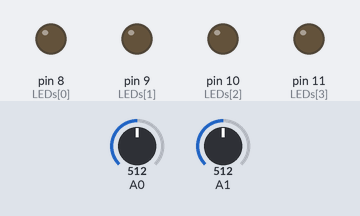
The sketch below on a simulated Arduino Uno, built with avr-gcc and run on an emulated ATmega328P. On the bench: output pins drawn as LEDs (lit = HIGH). The test bench sets the inputs (shaded band); at power-on: A1 = 512, A0 = 512.

Above: at 1.2 s.
1.3 s: A1 set to 413
2.8 s: A1 set to 391
At 4.0 s:
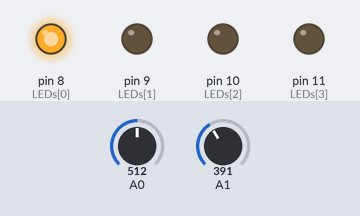
4.3 s: A0 set to 791
5.8 s: A0 set to 817
At 6.9 s:
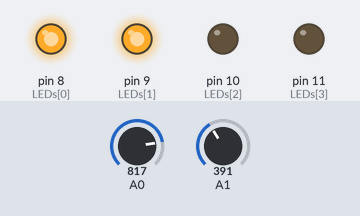
7.3 s: A1 set to 410
At 8.3 s:
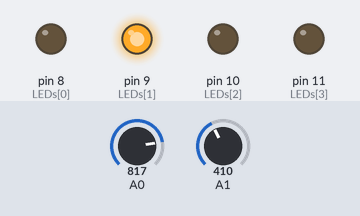
8.8 s: A0 set to 190
At 9.7 s:
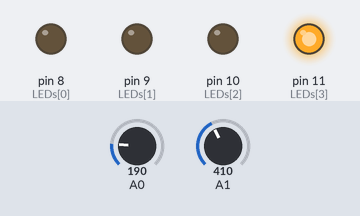
Timing chart, 0 to 11.3 s (numbered marks = the images above; inputs shaded):
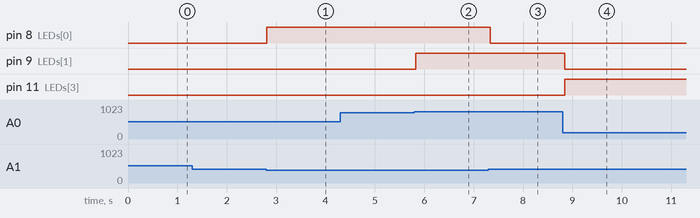

The sketch:

008.ino
```cpp
const byte LEDs[4] = {8, 9, 10, 11};

void setup() {
  pinMode(2, INPUT);
  digitalWrite(2, HIGH);
  for(byte i = 0; i < 4; i++)
    pinMode(LEDs[i], OUTPUT);
}

void loop() {
  int x = analogRead(A0);
  int y = analogRead(A1);

  for(byte i = 0; i < 4; i++)
    digitalWrite(LEDs[i], LOW);

  if(x > 800)
    digitalWrite(LEDs[1], HIGH);

  if(x < 200)
    digitalWrite(LEDs[3], HIGH);

  if(y > 1000)
    digitalWrite(LEDs[2], HIGH);

  if(y < 400)
    digitalWrite(LEDs[0], HIGH);

  delay(50);
}
```

Measured:
- the behaviour switches between 400 and 399 on A1 (found by bisection; images 0 and 1)
- the behaviour switches between 800 and 801 on A0 (found by bisection; images 1 and 2)
- after the input at 1.3 s, every drawn part: stays the same
- after the input at 2.8 s, pin 8 (LEDs[0]): LOW → HIGH at once
- after the input at 5.8 s, pin 9 (LEDs[1]): LOW → HIGH at once
- after the input at 7.3 s, pin 8 (LEDs[0]): HIGH → LOW at once
- after the input at 8.8 s, pin 9 (LEDs[1]): HIGH → LOW at once; pin 11 (LEDs[3]): LOW → HIGH at once
